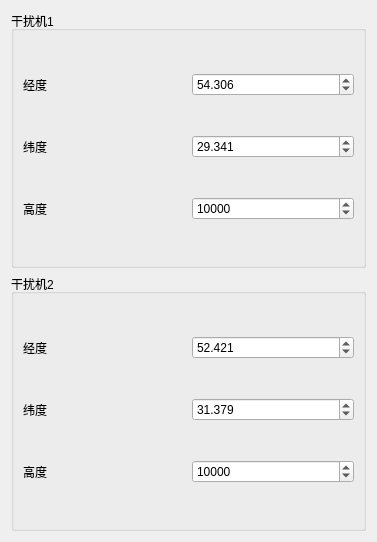
<?xml version="1.0" encoding="UTF-8"?>
<ui version="4.0">
 <class>controlwgt</class>
 <widget class="QWidget" name="controlwgt">
  <property name="geometry">
   <rect>
    <x>0</x>
    <y>0</y>
    <width>377</width>
    <height>542</height>
   </rect>
  </property>
  <property name="windowTitle">
   <string>Form</string>
  </property>
  <layout class="QVBoxLayout" name="verticalLayout">
   <item>
    <widget class="QGroupBox" name="groupBox">
     <property name="title">
      <string>干扰机1</string>
     </property>
     <layout class="QGridLayout" name="gridLayout">
      <item row="0" column="0">
       <widget class="QLabel" name="label">
        <property name="text">
         <string>经度</string>
        </property>
       </widget>
      </item>
      <item row="0" column="1">
       <widget class="QDoubleSpinBox" name="dsb_jamlon1">
        <property name="decimals">
         <number>3</number>
        </property>
        <property name="minimum">
         <double>-180.000000000000000</double>
        </property>
        <property name="maximum">
         <double>180.000000000000000</double>
        </property>
        <property name="singleStep">
         <double>0.100000000000000</double>
        </property>
        <property name="value">
         <double>54.305999999999997</double>
        </property>
       </widget>
      </item>
      <item row="1" column="0">
       <widget class="QLabel" name="label_2">
        <property name="text">
         <string>纬度</string>
        </property>
       </widget>
      </item>
      <item row="1" column="1">
       <widget class="QDoubleSpinBox" name="dsb_jamlat1">
        <property name="decimals">
         <number>3</number>
        </property>
        <property name="minimum">
         <double>-90.000000000000000</double>
        </property>
        <property name="maximum">
         <double>90.000000000000000</double>
        </property>
        <property name="singleStep">
         <double>0.100000000000000</double>
        </property>
        <property name="value">
         <double>29.341000000000001</double>
        </property>
       </widget>
      </item>
      <item row="2" column="0">
       <widget class="QLabel" name="label_3">
        <property name="text">
         <string>高度</string>
        </property>
       </widget>
      </item>
      <item row="2" column="1">
       <widget class="QSpinBox" name="sb_jamalt1">
        <property name="maximum">
         <number>20000</number>
        </property>
        <property name="singleStep">
         <number>50</number>
        </property>
        <property name="value">
         <number>10000</number>
        </property>
       </widget>
      </item>
     </layout>
    </widget>
   </item>
   <item>
    <widget class="QGroupBox" name="groupBox_2">
     <property name="title">
      <string>干扰机2</string>
     </property>
     <layout class="QGridLayout" name="gridLayout_2">
      <item row="0" column="0">
       <widget class="QLabel" name="label_4">
        <property name="text">
         <string>经度</string>
        </property>
       </widget>
      </item>
      <item row="0" column="1">
       <widget class="QDoubleSpinBox" name="dsb_jamlon2">
        <property name="decimals">
         <number>3</number>
        </property>
        <property name="minimum">
         <double>-180.000000000000000</double>
        </property>
        <property name="maximum">
         <double>180.000000000000000</double>
        </property>
        <property name="singleStep">
         <double>0.100000000000000</double>
        </property>
        <property name="value">
         <double>52.420999999999999</double>
        </property>
       </widget>
      </item>
      <item row="1" column="0">
       <widget class="QLabel" name="label_5">
        <property name="text">
         <string>纬度</string>
        </property>
       </widget>
      </item>
      <item row="1" column="1">
       <widget class="QDoubleSpinBox" name="dsb_jamlat2">
        <property name="decimals">
         <number>3</number>
        </property>
        <property name="minimum">
         <double>-90.000000000000000</double>
        </property>
        <property name="maximum">
         <double>90.000000000000000</double>
        </property>
        <property name="singleStep">
         <double>0.100000000000000</double>
        </property>
        <property name="value">
         <double>31.379000000000001</double>
        </property>
       </widget>
      </item>
      <item row="2" column="0">
       <widget class="QLabel" name="label_6">
        <property name="text">
         <string>高度</string>
        </property>
       </widget>
      </item>
      <item row="2" column="1">
       <widget class="QSpinBox" name="sb_jamalt2">
        <property name="maximum">
         <number>20000</number>
        </property>
        <property name="singleStep">
         <number>50</number>
        </property>
        <property name="value">
         <number>10000</number>
        </property>
       </widget>
      </item>
     </layout>
    </widget>
   </item>
  </layout>
 </widget>
 <resources/>
 <connections/>
</ui>
